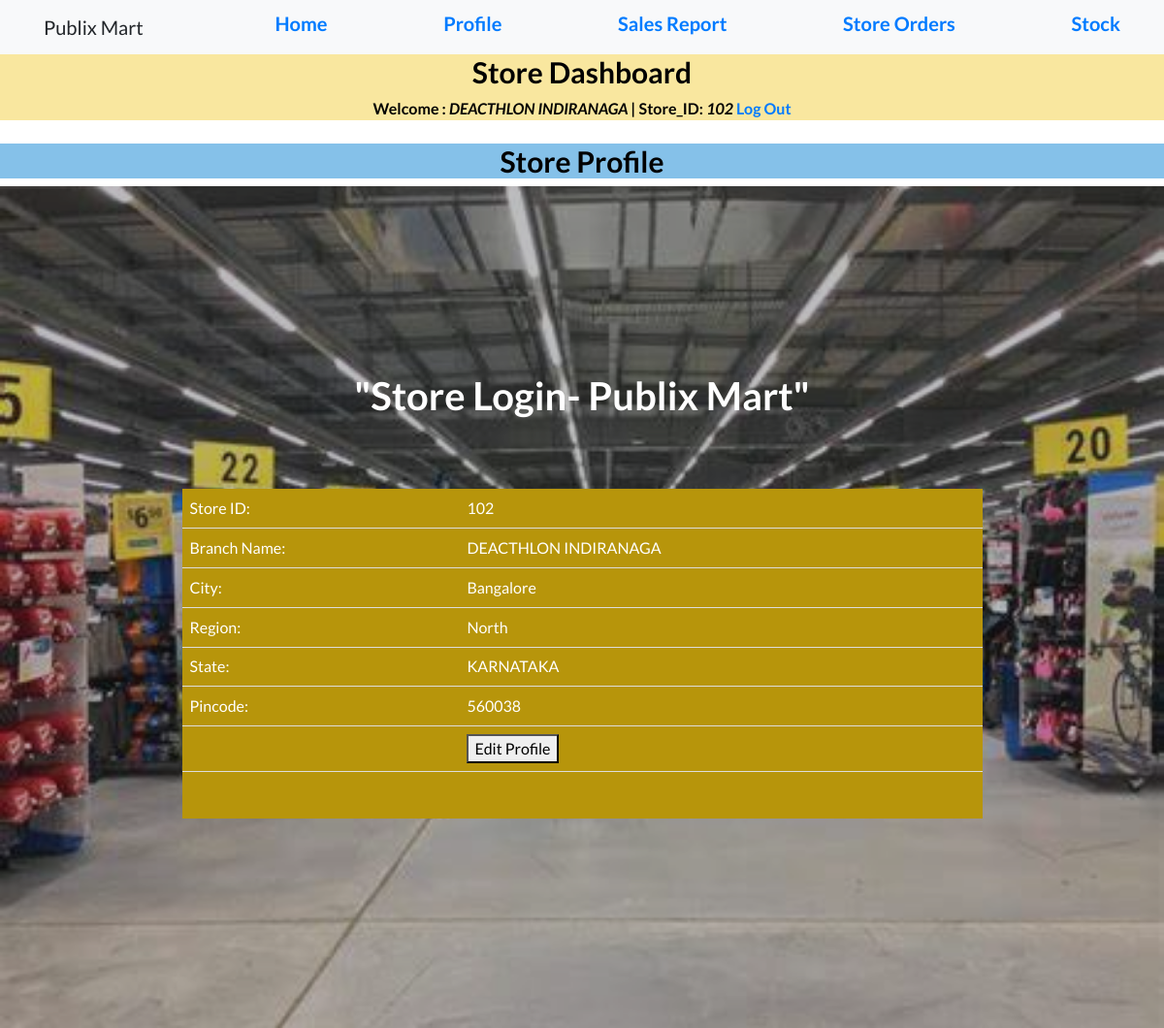
The page /sprofile.php (signed in) on the database its author committed.
### tables this page shows
CREATE TABLE `store` (
  `SID` int(11) NOT NULL,
  `SPASS` varchar(20) NOT NULL DEFAULT 'admin',
  `SBRANCHNAME` varchar(20) NOT NULL,
  `SCITY` varchar(20) NOT NULL,
  `SREGION` varchar(20) NOT NULL,
  `SSTATE` varchar(20) NOT NULL,
  `SPCODE` int(11) NOT NULL
);

### session.php (called while the page is built, shortened)
<?php
$conn = mysqli_connect("localhost", "root", "", "superstore");
$user_check = $_SESSION['login_user'];
$query = "SELECT SBRANCHNAME from store where SID = '$user_check'";
$ses_sql = mysqli_query($conn, $query);
$row = mysqli_fetch_assoc($ses_sql);
$login_session = $row['SBRANCHNAME'];
$CustID=$user_check;
?>

### sprofile.php (the view, shortened to what this page needs)
<?php
include('session.php');
$query4 = "SELECT * from store where SID='$user_check'";
              $ses_sq4 = mysqli_query($conn, $query4);
              $row4 = mysqli_fetch_assoc($ses_sq4);
              $para1 = $row4['SID'];
              $para2 = $row4['SBRANCHNAME'];
              $para3 = $row4['SCITY'];
              $para4 = $row4['SREGION'];
              $para5 = $row4['SSTATE'];
              $para6 = $row4['SPCODE'];
?>
<!DOCTYPE html>
<html lang="en">
  <head>
    <link href="vendor/bootstrap/css/bootstrap.min.css" rel="stylesheet">
    <link href="vendor/fontawesome-free/css/all.min.css" rel="stylesheet">
    <link href="vendor/simple-line-icons/css/simple-line-icons.css" rel="stylesheet" type="text/css">
    <link href="css/landing-page.min.css" rel="stylesheet">
  </head>
  <body>
    <nav class="navbar navbar-light bg-light static-top">
      <div class="container">
        <a class="navbar-brand">Publix Mart</a>
        <a href="shome.php"><h5>Home</h5></a>
        <a href="sprofile.php"><h5>Profile</h5></a>
        <a href="ssales.php"><h5>Sales Report</h5></a>
        <a href="sorders.php"><h5>Store Orders</h5></a>
        <a href="sstock.php"><h5>Stock</h5></a>
      </div>
    </nav>
    <center><div style="background-color:#F9E79F">
      <center><h2 style="font-size:30px;color:Black">Store Dashboard</h2></center>
  <b id="welcome" style="color:Black">Welcome : <i style="color:Black"><?php echo $login_session;?> | </i></b>
  <b id="welcome" style="color:Black">Store_ID: <i style="color:Black"><?php echo $CustID; ?></i></b>
  <b id="logout"><a href="logout.php">Log Out</a></b>
 </div></center>
 <br>
 <center><div style="background-color:#85C1E9">
      <center><h2 style="font-size:30px;color:Black">Store Profile</h2></center>
 </div></center>
    <header class="masthead text-white text-center">
      <div class="container">
        <div class="row">
          <div class="col-xl-9 mx-auto">
            <h1 class="mb-5" style="font-size:40px">"Store Login- Publix Mart"</h1>
<br>
    <div style="background-color:#B7950B">
     <center>
      <center>
<table style="width:100%">
    <tr>
    <td>Store ID:</td>
    <td><?php echo "$para1"?></td>
   </tr>
   <tr>
    <td>Branch Name:</td>
    <td><?php echo "$para2"?></td>
   </tr>
   <tr>
    <tr>
    <td>City:</td>
    <td><?php echo "$para3"?></td>
   </tr>
    <td>Region:</td>
    <td><?php echo "$para4"?></td>
   </tr>
      <tr>
      <tr>
    <td>State:</td>
    <td><?php echo "$para5"?></td>
   </tr>
      <tr>
    <td>Pincode:</td>
    <td><?php echo "$para6"?></td>
   </tr>
  <tr><td></td><td>
  <a href="sprofileedit.php"><button>Edit Profile</button></a></td>
  </tr> </table>
  <br><br>
  </div>
   <br>
    </div>
        </div>
      </div>
    </header>
  </body>
</html>

### sprofile.php (style rules this page uses)
table { border-collapse: collapse; width: 90%; }
th, td { padding: 8px; text-align:left; border-bottom: 1px solid #ddd; }

### rows shown on the page
store: SBRANCHNAME "DEACTHLON INDIRANAGA", SID "102", SCITY "Bangalore", SREGION "North", SSTATE "KARNATAKA", SPCODE "560038"

### other values the page prints
$CustID "102"
